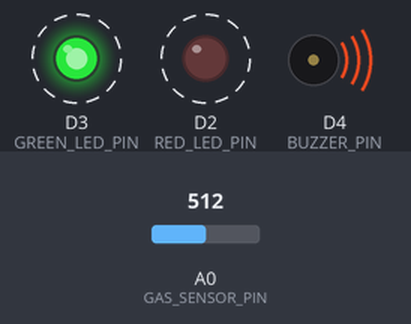
A sketch run on a simulated ESP8266 (NodeMCU). Shown: output pins drawn as LEDs (lit = HIGH), buzzer (waves = sounding). Dashed ring = blinking. The inputs (shaded band) are chosen by the test bench; at power-on: A0 (GAS_SENSOR_PIN) = 512. WiFi joins after 1.5 s; servers stay silent unless stated; uploads are accepted with an empty reply; random numbers use the default seed unless the sketch sets one; what the sketch prints to the serial monitor is not drawn.

Above: at 2.05 s.
2.8 s: A0 (GAS_SENSOR_PIN) set to 598
At 3.6 s:
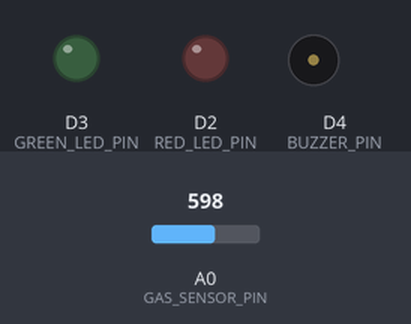
6.6 s: A0 (GAS_SENSOR_PIN) set to 632
10.1 s: A0 (GAS_SENSOR_PIN) set to 306
At 10.9 s:
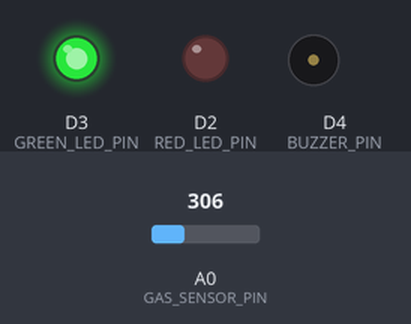
12.5 s: A0 (GAS_SENSOR_PIN) set to 320
At 12.61 s:
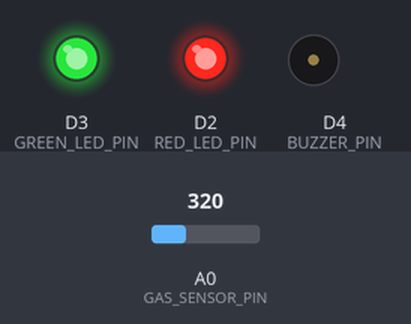
16.0 s: A0 (GAS_SENSOR_PIN) set to 716
Timing chart, 0 to 20.5 s (numbered marks = the images above; inputs shaded):
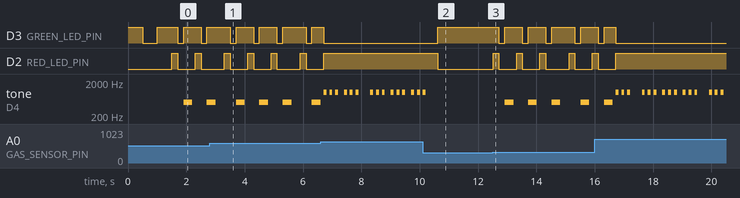

The sketch:

gas_sensor.ino
```cpp
/*
  Smart LPG Gas Leakage Detection System
  Arduino / ESP8266 (NodeMCU) Code

  Hardware Required:
  - NodeMCU ESP8266 or ESP32
  - MQ-2 Gas Sensor
  - LED (Red for danger, Green for safe)
  - Buzzer (optional)

  Connections:
  - MQ-2 AO pin -> A0 (NodeMCU analog pin)
  - MQ-2 DO pin -> D5 (digital threshold, optional)
  - MQ-2 VCC -> 3.3V or 5V
  - MQ-2 GND -> GND
  - Red LED -> D2 (through 220Ω resistor)
  - Green LED -> D3 (through 220Ω resistor)
  - Buzzer -> D4
*/

#include <ESP8266WiFi.h>
#include <ESP8266HTTPClient.h>
#include <WiFiClient.h>
#include <ArduinoJson.h>

// ============= CONFIGURE THESE =============
const char* WIFI_SSID = "Your_WiFi_Name";
const char* WIFI_PASSWORD = "Your_WiFi_Password";
const char* SERVER_URL = "http://YOUR_SERVER_IP:5000/api/iot/reading";
const char* SENSOR_ID = "SENSOR-001";
const char* SENSOR_LOCATION = "Kitchen";
// ============================================

// Pin Definitions
#define GAS_SENSOR_PIN A0
#define RED_LED_PIN D2
#define GREEN_LED_PIN D3
#define BUZZER_PIN D4

// Thresholds (same as backend)
#define WARNING_THRESHOLD 300
#define DANGER_THRESHOLD 600

// Timing
#define SEND_INTERVAL 2000  // Send data every 2 seconds

unsigned long lastSendTime = 0;

void setup() {
  Serial.begin(115200);

  // Pin Modes
  pinMode(RED_LED_PIN, OUTPUT);
  pinMode(GREEN_LED_PIN, OUTPUT);
  pinMode(BUZZER_PIN, OUTPUT);

  // Initial state
  digitalWrite(GREEN_LED_PIN, HIGH);
  digitalWrite(RED_LED_PIN, LOW);

  Serial.println("\n==== Smart LPG Gas Detection System ====");
  Serial.println("Connecting to WiFi...");

  WiFi.begin(WIFI_SSID, WIFI_PASSWORD);

  int attempts = 0;
  while (WiFi.status() != WL_CONNECTED && attempts < 20) {
    delay(500);
    Serial.print(".");
    attempts++;
    // Blink green LED while connecting
    digitalWrite(GREEN_LED_PIN, !digitalRead(GREEN_LED_PIN));
  }

  if (WiFi.status() == WL_CONNECTED) {
    Serial.println("\n✅ WiFi Connected!");
    Serial.print("IP Address: ");
    Serial.println(WiFi.localIP());
    digitalWrite(GREEN_LED_PIN, HIGH);
  } else {
    Serial.println("\n❌ WiFi connection failed! Running in offline mode.");
  }
}

void sendDataToServer(int gasLevel, String status) {
  if (WiFi.status() != WL_CONNECTED) {
    Serial.println("WiFi not connected. Skipping send.");
    return;
  }

  WiFiClient client;
  HTTPClient http;

  http.begin(client, SERVER_URL);
  http.addHeader("Content-Type", "application/json");

  // Build JSON payload
  StaticJsonDocument<256> doc;
  doc["sensorId"] = SENSOR_ID;
  doc["gasLevel"] = gasLevel;
  doc["location"] = SENSOR_LOCATION;
  doc["temperature"] = 25.0 + random(-20, 20) / 10.0;  // Simulated
  doc["humidity"] = 50.0 + random(-100, 100) / 10.0;   // Simulated

  String payload;
  serializeJson(doc, payload);

  int httpCode = http.POST(payload);

  if (httpCode > 0) {
    if (httpCode == HTTP_CODE_OK || httpCode == 201) {
      String response = http.getString();
      Serial.print("✅ Server response: ");
      Serial.println(response);
    } else {
      Serial.print("⚠️ HTTP Error: ");
      Serial.println(httpCode);
    }
  } else {
    Serial.print("❌ Connection error: ");
    Serial.println(http.errorToString(httpCode));
  }

  http.end();
}

void handleAlerts(int gasLevel, String status) {
  if (status == "danger") {
    // DANGER: Red LED on, buzzer beeping
    digitalWrite(RED_LED_PIN, HIGH);
    digitalWrite(GREEN_LED_PIN, LOW);

    // Rapid beep pattern
    for (int i = 0; i < 3; i++) {
      tone(BUZZER_PIN, 1000);
      delay(100);
      noTone(BUZZER_PIN);
      delay(100);
    }

  } else if (status == "warning") {
    // WARNING: Both LEDs alternate
    digitalWrite(RED_LED_PIN, HIGH);
    delay(200);
    digitalWrite(RED_LED_PIN, LOW);
    digitalWrite(GREEN_LED_PIN, LOW);
    delay(200);
    digitalWrite(GREEN_LED_PIN, HIGH);

    // Single beep
    tone(BUZZER_PIN, 500);
    delay(300);
    noTone(BUZZER_PIN);

  } else {
    // SAFE: Green LED on
    digitalWrite(RED_LED_PIN, LOW);
    digitalWrite(GREEN_LED_PIN, HIGH);
    noTone(BUZZER_PIN);
  }
}

void loop() {
  unsigned long currentTime = millis();

  // Read gas sensor
  int rawValue = analogRead(GAS_SENSOR_PIN);

  // Map to 0-1000 PPM scale (adjust based on calibration)
  int gasLevel = map(rawValue, 0, 1023, 0, 1000);

  // Determine status
  String status;
  if (gasLevel >= DANGER_THRESHOLD) {
    status = "danger";
  } else if (gasLevel >= WARNING_THRESHOLD) {
    status = "warning";
  } else {
    status = "safe";
  }

  // Print to serial monitor
  Serial.print("Raw: ");
  Serial.print(rawValue);
  Serial.print(" | PPM: ");
  Serial.print(gasLevel);
  Serial.print(" | Status: ");
  Serial.println(status);

  // Handle visual/audio alerts
  handleAlerts(gasLevel, status);

  // Send to server at regular intervals
  if (currentTime - lastSendTime >= SEND_INTERVAL) {
    sendDataToServer(gasLevel, status);
    lastSendTime = currentTime;
  }

  delay(100);
}
```

Measured:
- the behaviour switches between 306 and 307 on A0 (GAS_SENSOR_PIN) (found by bisection; images 2 and 3)
- after the input at 10.1 s, D3 (GREEN_LED_PIN): LOW → HIGH after 0.51 s; D2 (RED_LED_PIN): HIGH → LOW after 0.51 s
- after the input at 12.5 s, D3 (GREEN_LED_PIN): HIGH → LOW after 0.22 s, → HIGH 0.20 s later, → LOW 0.60 s later, → HIGH 0.20 s later, … (8 changes in this stretch); D2 (RED_LED_PIN): LOW → HIGH at once, → LOW 0.20 s later, → HIGH 0.60 s later, → LOW 0.20 s later, … (9 changes in this stretch)
- by itself, tone on D4 (BUZZER_PIN): repeats every 0.80 s: 500 Hz 0.30 s, silent 0.50 s
